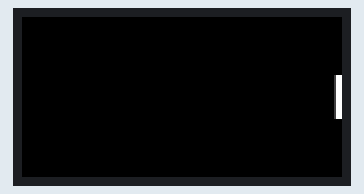
Bench run of a program on a simulated Raspberry Pi (BCM pin numbers). On the bench: 160×80 colour display. The interpreter's speed is modelled, so counts of loop turns are approximate; the clock reads 2024-03-15 10:24:30 at power-on unless the program sets it.

Above: at 0.42 s.
At 1.37 s:
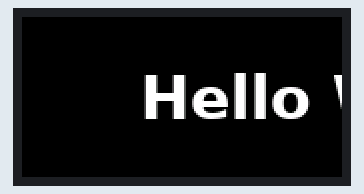
At 2.31 s:
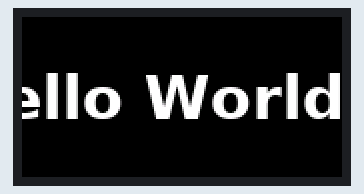
At 4.21 s:
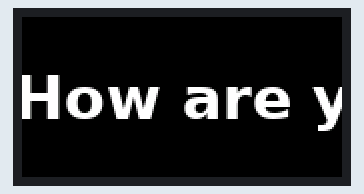
At 6.11 s:
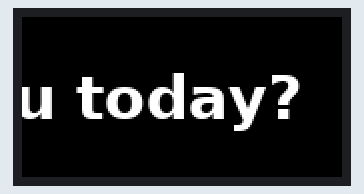
At 8.06 s:
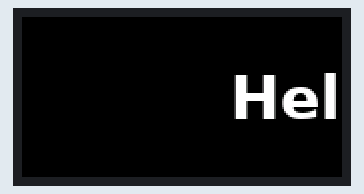

Measured:
- by itself, everything shown: repeats every 7.1 s, in 128 steps

The program:

scrolling-text.py
```python
# adaptation for RPi Maker PCB PCB v5.0
# command:  python3 ./RPi_maker_PCB5/displays/IPS_80x160_SPI/scrolling-text.py

from PIL import Image
from PIL import ImageDraw
from PIL import ImageFont
import time

import ST7735


MESSAGE = "Hello World! How are you today?"

# Create ST7735 LCD display class customised for RPI Maker PCB v5.0
disp = ST7735.ST7735(
    port=0,
    cs=0,            # using SPI CE0
    dc=15,           # connected to a spare GPIO#15
    backlight=18,    # connected to a spare GPIO#18
    rst = 14,        # connected to a spare GPIO#14
    rotation=90,
    spi_speed_hz=4000000
)

# Initialize display.
disp.begin()

WIDTH = disp.width
HEIGHT = disp.height


img = Image.new('RGB', (WIDTH, HEIGHT), color=(0, 0, 0))

draw = ImageDraw.Draw(img)

font = ImageFont.truetype("/usr/share/fonts/truetype/dejavu/DejaVuSans-Bold.ttf", 30)

size_x, size_y = draw.textsize(MESSAGE, font)

text_x = 160
text_y = (80 - size_y) // 2

t_start = time.time()

try:
    while True:
        x = (time.time() - t_start) * 100
        x %= (size_x + 160)
        draw.rectangle((0, 0, 160, 80), (0, 0, 0))
        draw.text((int(text_x - x), text_y), MESSAGE, font=font, fill=(255, 255, 255))
        disp.display(img)

except KeyboardInterrupt:
    print("  .... CTRL C interrupted!")
    print ("clearing display")
    disp.reset()
```
